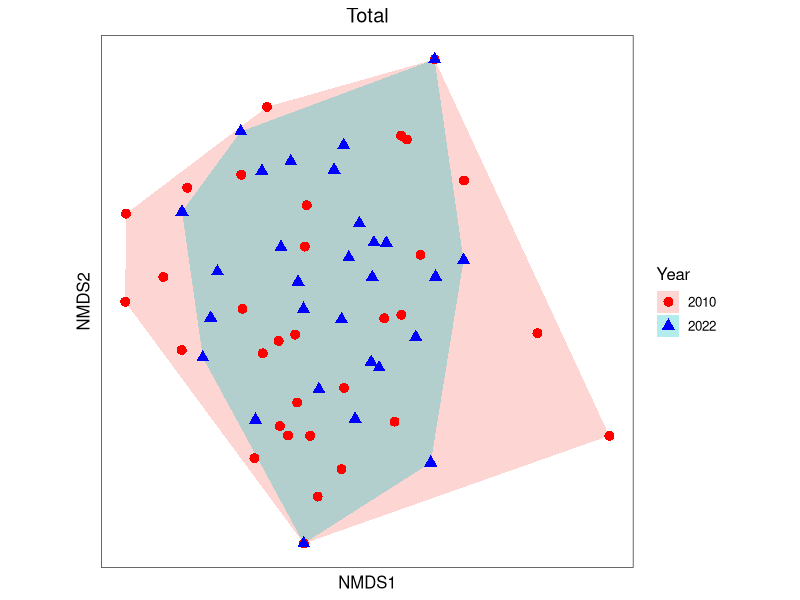
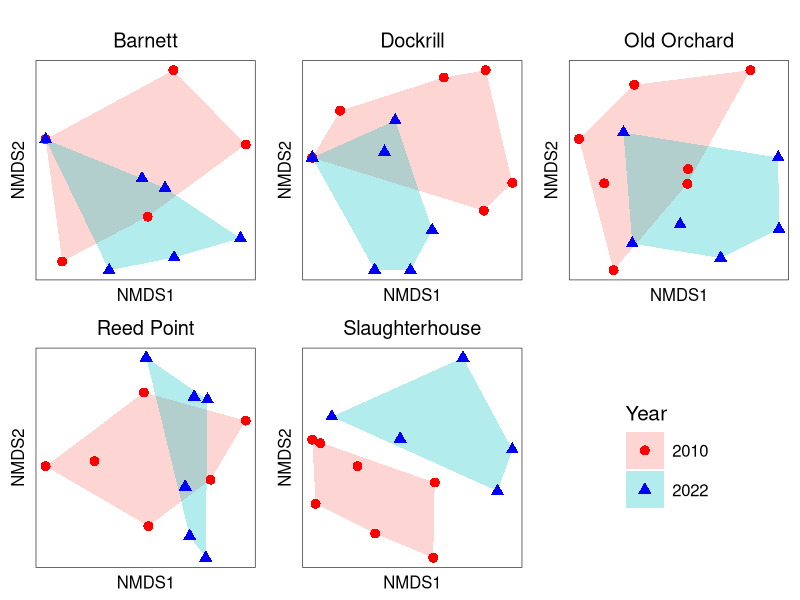
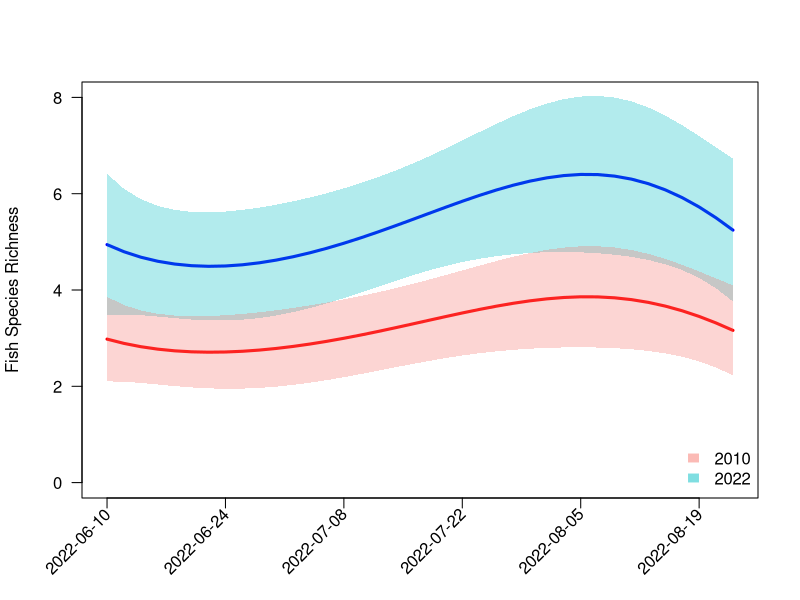
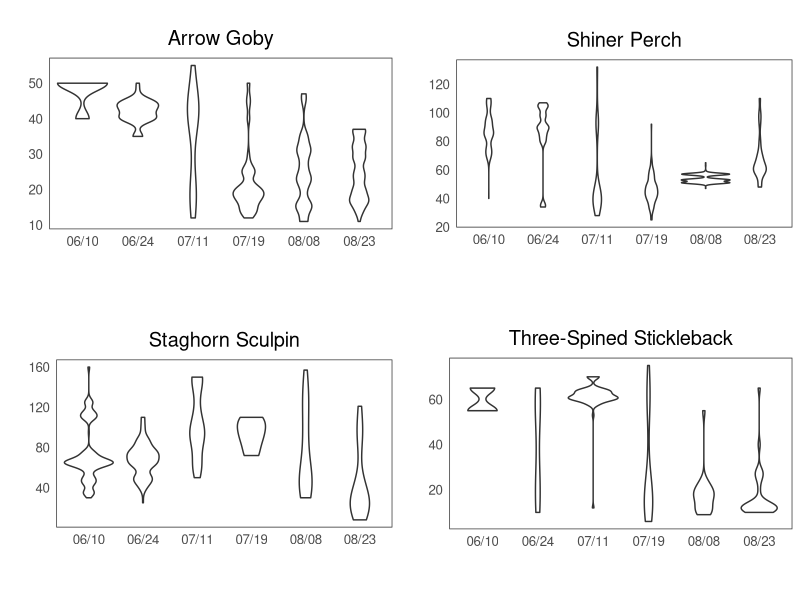
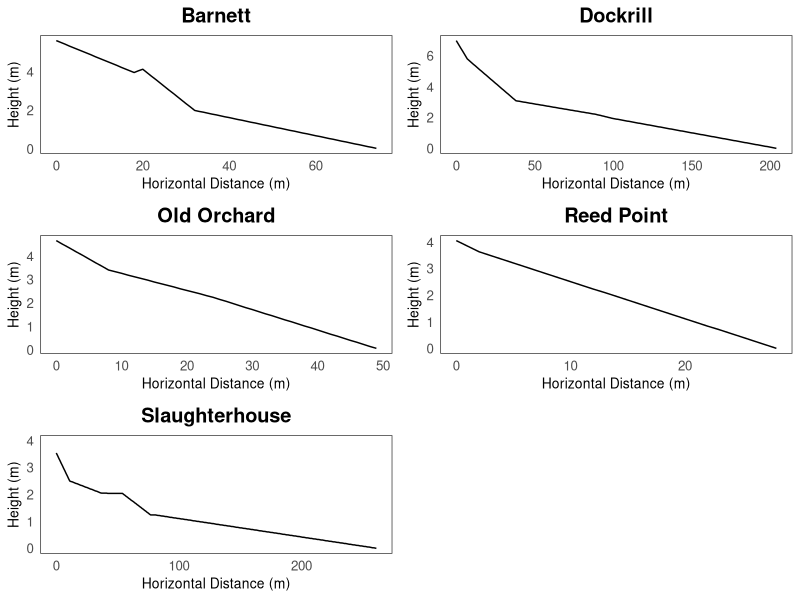
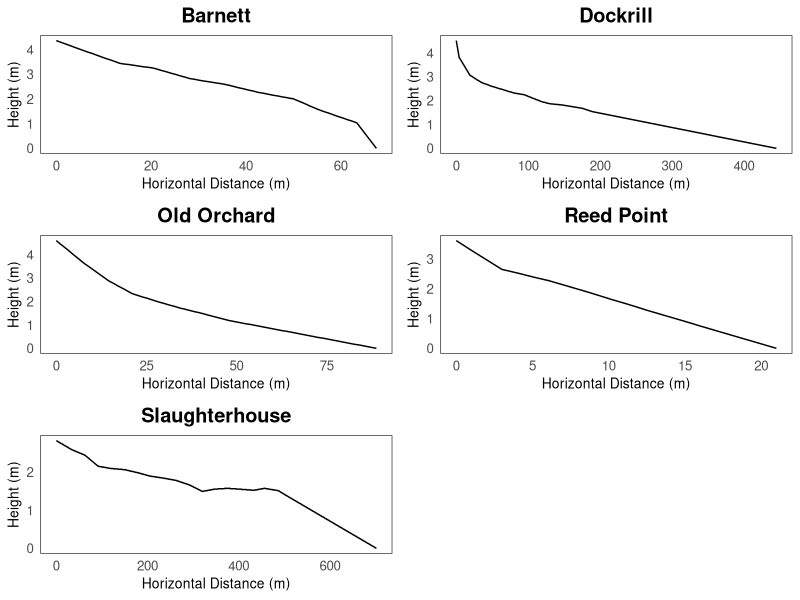
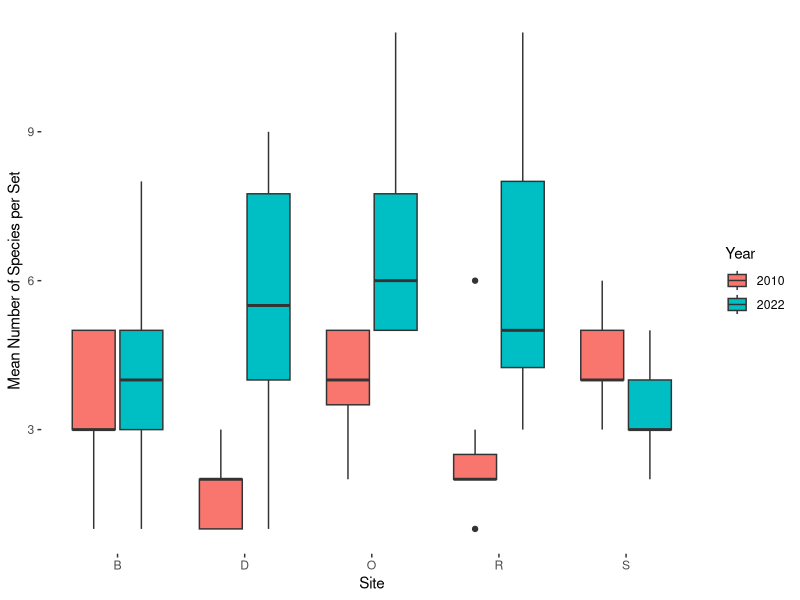
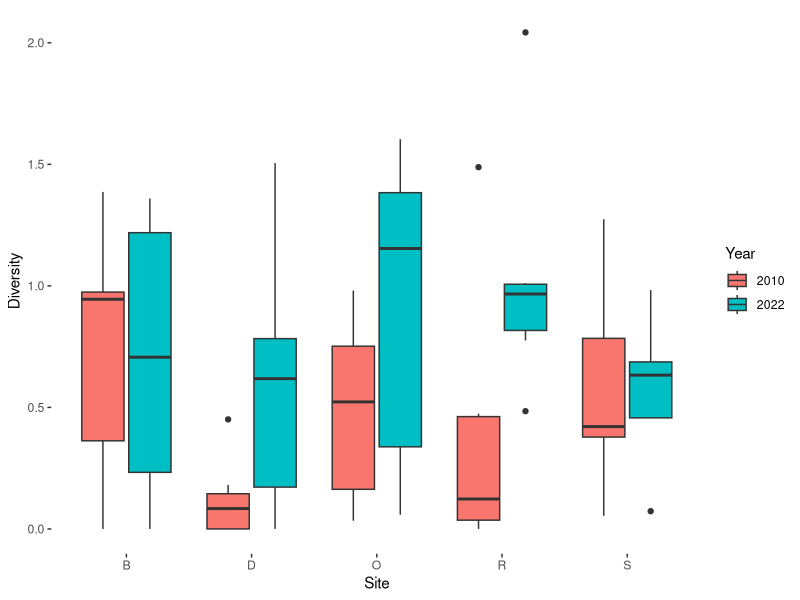

The R source for these figures, in order: (Note: this script raises an error after producing the figures.)
library(dplyr) 
library(vegan) 
library(glmmTMB)
library(splines)
library(emmeans)
library(ggplot2)
library(plyr)
library(gridExtra) 
library(lme4)
library(readr)
library(ggpubr)

########### Community Composition ###########
copyFishData <- read.csv("copyFishData.csv", fileEncoding="UTF-8-BOM", check.names = F)
rownames(copyFishData) <- copyFishData$Code
copyFishData <- copyFishData %>% dplyr::select(-Code)

#create subset of data with only sets 1 and no May data
data2 <- subset(copyFishData, substr(rownames(copyFishData), start = 8, stop = 8) == "1" & substr(rownames(copyFishData), start = 3, stop = 4) != "05")
data2 <- subset(data2, row.names(data2) != "100604B1")
  
#compares community composition between years for each site (all data) -- no significant changes
getNMDSsigYear <- function(data, SiteName){
  set.seed(1)
  if(SiteName == "all"){
    subData = data
  }
  else{
    subData = subset(data, substr(rownames(data), start = 7, stop = 7) ==  substr(SiteName, start=1, stop=1))
  }
  info <- data.frame(Year = gsub(" ", "", paste("20", substr(rownames(subData), start=1, stop=2))))
  fit <- adonis2(subData ~ Year, data = info, permutations = 999, method = "bray")
  fit
}
getNMDSsigYear(data2, "Slaughterhouse") #P-value = 0.508
getNMDSsigYear(data2, "Old Orchard") #P-value = 0.778
getNMDSsigYear(data2, "Reed Point") #P-value = 0.688
getNMDSsigYear(data2, "Barnett") #P-value = 0.604
getNMDSsigYear(data2, "Dockrill") #P-value = 0.056
getNMDSsigYear(data2, "all") #P-value = 0.159

#Creates Graphs for each site
subGraph = function(dataFrame, SiteName){
  if(SiteName == "Total"){
    subData = dataFrame
  }else{
    subData = subset(dataFrame, substr(rownames(dataFrame), start = 7, stop = 7) ==  substr(SiteName, start=1, stop=1))
  }
  #Create NMDS graph
  set.seed(1)
  NMDS <- metaMDS(subData, distance = "bray", k = 2, try = 20, trymax = 500)
  
  data.scores <- as.data.frame(scores(NMDS)$sites)  #Using the scores function from vegan to extract the site scores and convert to a data.frame
  data.scores$site <- substr(rownames(data.scores), start = 7, stop = 7)  # create a column of site names, from the rownames of data.scores
  data.scores$Year <- gsub(" ", "", paste("20", substr(rownames(data.scores), start=1, stop=2)))
  
  Y10 <- data.scores[data.scores$Year == "2010", ][chull(data.scores[data.scores$Year == 
                                                                       "2010", c("NMDS1", "NMDS2")]), ]  # hull values for grp A
  Y22 <- data.scores[data.scores$Year == "2022", ][chull(data.scores[data.scores$Year == 
                                                                       "2022", c("NMDS1", "NMDS2")]), ]  # hull values for grp B
  hull.data <- rbind(Y10, Y22)
  gg <- ggplot() + 
    geom_polygon(data=hull.data,aes(x=NMDS1,y=NMDS2,fill=Year,group=Year),alpha=0.30) +
    geom_point(data=data.scores,aes(x=NMDS1,y=NMDS2,shape=Year,colour=Year),size=3) + # add the point markers
    scale_colour_manual(values=c("2010" = "red", "2022" = "blue")) +
    coord_equal() +
    labs(title = SiteName) +
    theme_bw() +
    theme(axis.text.x = element_blank(),  # remove x-axis text
          axis.text.y = element_blank(), # remove y-axis text
          axis.ticks = element_blank(),  # remove axis ticks
          axis.title.x = element_text(size=12), # remove x-axis labels
          axis.title.y = element_text(size=12), # remove y-axis labels
          panel.background = element_blank(), 
          panel.grid.major = element_blank(),  #remove major-grid labels
          panel.grid.minor = element_blank(),  #remove minor-grid labels
          plot.background = element_blank(),
          plot.title = element_text(hjust = 0.5),
          text = element_text(size = 12),
          aspect.ratio = 1)
  gg
}
subGraph(data2, "Total")
#Creates grid arrange with all 5 sites based on a given data frame
createNMDSgraph <- function(dataFrame, graphTitle){
  s1 = subGraph(dataFrame, "Barnett")
  s2 = subGraph(dataFrame, "Dockrill")
  s3 = subGraph(dataFrame, "Old Orchard")
  s4 = subGraph(dataFrame, "Reed Point")
  s5 = subGraph(dataFrame, "Slaughterhouse")
  #s6 = subGraph(dataFrame, "Total")
  
  get_legend<-function(myggplot){
    tmp <- ggplot_gtable(ggplot_build(myggplot))
    leg <- which(sapply(tmp$grobs, function(x) x$name) == "guide-box")
    legend <- tmp$grobs[[leg]]
    return(legend)
  }
  s1 <- s1 + theme(legend.text = element_text(size=12), legend.title = element_text(size=15), legend.key.size = unit(1, 'cm'))
  legend <- get_legend(s1)
  s1 <- s1 + theme(legend.position="none")
  s2 <- s2 + theme(legend.position="none")
  s3 <- s3 + theme(legend.position="none")
  s4 <- s4 + theme(legend.position="none")
  s5 <- s5 + theme(legend.position="none")
  #s6 <- s6 + theme(legend.position="none")
  
  title1 = text_grob(graphTitle, size = 15)
  nmdsGraph <- grid.arrange(s1, s2, s3, s4, s5, legend, nrow=2, top = title1, ncol=3)
  nmdsGraph
}

nmdsGraph1 <- createNMDSgraph(data2, "")

########### Abundance, Diversity, and Richness Models #############
modelData <- read.csv("modelData.csv", fileEncoding="UTF-8-BOM", check.names = F)
rownames(modelData) <- modelData$Code
modelData <- modelData %>% dplyr::select(-Code)
modelData$Site <- as.factor(modelData$Site)
modelData$Year <- as.factor(modelData$Year)

quasi_table <- function(model) {
  ctab=coef(summary(model))
  phi <- sum(residuals(model, type="pearson")^2)/df.residual(model) 
  qctab <- within(as.data.frame(ctab$cond),
                  {   `Std. Error` <- `Std. Error`*sqrt(phi)
                  `z value` <- Estimate/`Std. Error`
                  `Pr(>|z|)` <- 2*pnorm(abs(`z value`), lower.tail=FALSE)
                  })
  return(list(qctab = qctab, phi = phi))
}

#Richness
model1 = glmmTMB(Richness ~ Year + bs(DSJ, degree=3) + (1|Site), data=modelData, family="poisson")
summary(model1)
#Abundance
model2 <- glmmTMB(Abundance ~ Year + bs(DSJ) + (1|Site), family = "poisson", data = modelData)
quasi_table(model2)
#Diversity
model3 <- lmer(H ~ Year + bs(DSJ) + (1|Site), data=modelData)
coefs <- data.frame(coef(summary(model3)))
coefs$p.z <- 2 * (1 - pnorm(abs(coefs$t.value)))
coefs

newdata =  expand.grid(Year=c(2010, 2022), DSJ=seq(160, 235, 2),  Site=NA) # 156 is June 5; 235 is Aug 23
pred.newdata = predict(model1, newdata=newdata, type='response', se=T, allow.new.levels=TRUE)

plot(newdata$DSJ[newdata$Year==2022], pred.newdata$fit[newdata$Year==2022], col='#0000FF', 
     ylim=c(0,8),pch=16,type='l', lwd=3, axes=F, ylab="", xlab="")
polygon(c(newdata$DSJ[newdata$Year==2022],rev(newdata$DSJ[newdata$Year==2022])),
        c(pred.newdata$fit[newdata$Year==2022]+1.96*pred.newdata$se.fit[newdata$Year==2022],
          rev(pred.newdata$fit[newdata$Year==2022]-1.96*pred.newdata$se.fit[newdata$Year==2022])),
        col=rgb(0/256,191/256,196/256, .3), border=F)
points(newdata$DSJ[newdata$Year==2010], 	pred.newdata$fit[newdata$Year==2010],col='#FF0000', pch=16, type='l', cex=.3, lwd=3)
polygon(c(newdata$DSJ[newdata$Year==2010],rev(newdata$DSJ[newdata$Year==2010])),
        c(pred.newdata$fit[newdata$Year==2010]+1.96*pred.newdata$se.fit[newdata$Year==2010],
          rev(pred.newdata$fit[newdata$Year==2010]-1.96*pred.newdata$se.fit[newdata$Year==2010])),
        col=rgb(248/256,118/256,109/256, .3), border=F)
box()
text(seq(160, 235, 14), rep(-.6, length(seq(160, 235, 14))), srt=45, adj=1, xpd=NA,
     labels=as.Date(seq(160, 235, 14), origin="01/01/22", "%m/%d/%y"))
axis(2, las=2)
axis(1, at=seq(160, 235, 14), labels=F)
mtext(side=2, line=3, "Fish Species Richness")
legend('bottomright', bty='n', legend=c('2010', 2022), fill=c(rgb(248/256,118/256,109/256, .5), rgb(0/256,191/256,196/256, .5)), border=F, pt.cex=3)

newdata2 =  expand.grid(Year=c(2010, 2022), DSJ=197,  Site=NA) # 156 is June 5; 235 is Aug 23
pred.newdata2 = predict(model1, newdata=newdata2, type='response', se=T, allow.new.levels=TRUE)

#2010 95% confidence interval
3.3 + 1.96*pred.newdata2$se.fit[newdata2$Year==2010]
3.3 - 1.96*pred.newdata2$se.fit[newdata2$Year==2010]
#2022 95% confidence interval
5.5 + 1.96*pred.newdata2$se.fit[newdata2$Year==2022]
5.5 - 1.96*pred.newdata2$se.fit[newdata2$Year==2022]

########### Length Violin Graphs ###########
lengthData <- read.csv("FishLengthData.csv", fileEncoding="UTF-8-BOM", check.names = F)[1:250,]

createDataFrame <- function(){
  species <- list()
  dates <- list()
  sets <- list()
  sites <- list()
  times <- list()
  numbers <- list()
  lengths <- list()
  for(index in 1:nrow(lengthData)){
    number = ""
    if(lengthData$Length[index] != ""){
      for(char in 1:nchar(lengthData$Length[index])){
        ascii = as.numeric(charToRaw(substr(lengthData$Length[index], char, char)))
        if(ascii >= 48 && ascii <= 57){
          number = paste(number, substr(lengthData$Length[index], char, char), sep = "")
          if(char == nchar(lengthData$Length[index])){
            numbers <- append(numbers, lengthData$Number[index])
            species <- append(species, lengthData$Species[index])
            lengths <- append(lengths, as.numeric(number))
            sites <- append(sites, lengthData$Site[index])
            sets <- append(sets, lengthData$Set[index])
            times <- append(times, lengthData$Time[index])
            dates <- append(dates, lengthData$Date[index])
          }
        }else{
          if(number != ""){
            numbers <- append(numbers, lengthData$Number[index])
            species <- append(species, lengthData$Species[index])
            lengths <- append(lengths, as.numeric(number))
            sites <- append(sites, lengthData$Site[index])
            sets <- append(sets, lengthData$Set[index])
            times <- append(times, lengthData$Time[index])
            dates <- append(dates, lengthData$Date[index])
            number = ""
          }
        }
      }
    }else{
      numbers <- append(numbers, lengthData$Number[index])
      species <- append(species, lengthData$Species[index])
      lengths <- append(lengths, NA)
      sites <- append(sites, lengthData$Site[index])
      sets <- append(sets, lengthData$Set[index])
      times <- append(times, lengthData$Time[index])
      dates <- append(dates, lengthData$Date[index])
    }
  }
  
  totalLength <- data.frame(unlist(dates), unlist(sites), unlist(sets), unlist(times), unlist(numbers), unlist(species), unlist(lengths))
  names(totalLength) <- c("Date", "Site", "Set", "Time", "Number", "Species", "Length")
  totalLength
}
totalLength <- createDataFrame()
totalLength$Date <- as.Date(totalLength$Date, "%Y-%m-%d")
totalLength$Date <- format(as.Date(totalLength$Date), "%m/%d")
totalLength$Length <- as.numeric(totalLength$Length)
totalLength <- subset(totalLength, Species == "Arrow Goby" | Species == "Staghorn Sculpin" | Species == "Shiner Perch" | Species == "Three-Spined Stickleback")


uniqueDF <- totalLength %>% distinct(Date, Site, Set, Species, .keep_all=TRUE)
allIndividuals <- data.frame()
for(row in 1:nrow(uniqueDF)){
  subset <- subset(totalLength, Date == uniqueDF$Date[row] & Site == uniqueDF$Site[row] & Set == uniqueDF$Set[row] & Time == uniqueDF$Time[row] & Number == uniqueDF$Number[row] & Species == uniqueDF$Species[row])
  numRow = nrow(subset)
  numIndividuals = as.integer(uniqueDF$Number[row])
  
  species <- list()
  dates <- list()
  lengths <- list()
  for(copy in 1:round(numIndividuals/numRow)){
    species <- append(species, subset$Species)
    lengths <- append(lengths, subset$Length)
    dates <- append(dates, subset$Date)
  }
  dfAppend <- data.frame(unlist(dates), unlist(species), unlist(lengths))
  allIndividuals <- rbind(allIndividuals, dfAppend)
}
names(allIndividuals) <- c("Date", "Species", "Length")

lengthSubset <- function(speciesName){
  subset(allIndividuals, Species == speciesName)
}

goby <- lengthSubset("Arrow Goby")
perch <- lengthSubset("Shiner Perch")
staghorn <- lengthSubset("Staghorn Sculpin")
stickleback <- lengthSubset("Three-Spined Stickleback")

violinGraph <- function(df, title){
  p <- ggplot(df, aes(x=as.factor(Date), y=Length)) + 
    geom_violin() + 
    #xlab("Date") + 
    #ylab("Length (in cm)") +
    xlab("") + 
    ylab("") +
    ggtitle(title)+
    theme_bw() +
    theme(axis.ticks = element_blank(),  # remove axis ticks
          axis.title.x = element_text(size=12), # remove x-axis labels
          axis.title.y = element_text(size=12), # remove y-axis labels
          panel.background = element_blank(), 
          panel.grid.major = element_blank(),  #remove major-grid labels
          panel.grid.minor = element_blank(),  #remove minor-grid labels
          plot.background = element_blank(),
          plot.title = element_text(hjust = 0.5),
          text = element_text(size = 12),
          #axis.text.x = element_text(angle = 40, vjust = 0.5, hjust = 0.5), 
          aspect.ratio = 0.5)
  p
}
s1 <- violinGraph(goby, "Arrow Goby")
s2 <- violinGraph(perch, "Shiner Perch")
s3 <- violinGraph(staghorn, "Staghorn Sculpin")
s4 <- violinGraph(stickleback, "Three-Spined Stickleback")
grid.arrange(s1, s2, s3, s4, nrow=2, ncol=2)


########### Beach Profiles ########
beachProfiles <- read.csv("BeachProfiles.csv", fileEncoding="UTF-8-BOM", check.names = F)
yearSiteSubset <- function(year, site){
  subset <- subset(beachProfiles, Year == year & Site == site)
  subset$Distance = as.numeric(subset$Distance)
  subset$Height = as.numeric(subset$Height)
  if(year == 2022){
    max <- max(subset$Distance)
    subset$Distance <- max - subset$Distance
  }
  profiles <- subset %>% ggplot(aes(x=as.numeric(Distance), y=as.numeric(Height))) +
    geom_line() + 
    xlab("Horizontal Distance (m)") + 
    ylab("Height (m)") +
    ggtitle(site) +
    theme_bw() +
    theme(axis.ticks = element_blank(),  # remove axis ticks
          axis.title.x = element_text(size=10), # remove x-axis labels
          axis.title.y = element_text(size=10), # remove y-axis labels
          panel.background = element_blank(), 
          panel.grid.major = element_blank(),  #remove major-grid labels
          panel.grid.minor = element_blank(),  #remove minor-grid labels
          plot.background = element_blank(),
          plot.title = element_text(hjust = 0.5, face = "bold"),
          text = element_text(size = 12))
  if(site == "Slaughterhouse" & year == 2010){
    profiles <- profiles + ylim(0,4)
  }
  profiles
}
B10 <- yearSiteSubset(2010, "Barnett")
D10 <- yearSiteSubset(2010, "Dockrill")
O10 <- yearSiteSubset(2010, "Old Orchard")
R10 <- yearSiteSubset(2010, "Reed Point")
S10 <- yearSiteSubset(2010, "Slaughterhouse")

B22 <- yearSiteSubset(2022, "Barnett")
D22 <- yearSiteSubset(2022, "Dockrill")
O22 <- yearSiteSubset(2022, "Old Orchard")
R22 <- yearSiteSubset(2022, "Reed Point")
S22 <- yearSiteSubset(2022, "Slaughterhouse")

profileGraph10 <- grid.arrange(B10, D10, O10, R10, S10, nrow=3, ncol=2)
profileGraph10 

profileGraph22 <- grid.arrange(B22, D22, O22, R22, S22, nrow=3, ncol=2)
profileGraph22 

########### Site Richness and Diversity Boxplots ########
Year = gsub(" ", "", paste("20", substr(rownames(data2), start=1, stop=2)))
Site = substr(rownames(data2), start = 7, stop = 7)
H = diversity(data2, "shannon")
richness = rowSums(data2!=0)
YearSite = paste(Site, Year)
d <- data.frame(Year, Site, YearSite, H, richness)

# Average diversity at each site (2010 and 2022)
tapply(d$H, d$YearSite, mean)
# Average richness at each site (2010 and 2022)
tapply(d$richness, d$YearSite, mean)

getSWDgraph = function(data, metric){
  if(metric == "Richness"){
    ggplot(d, aes(x=Site, y=richness, fill=Year)) + 
      geom_boxplot() +
      #scale_fill_manual(values=c("#FD3A37", "#0E47ED")) +
      theme(panel.background = element_blank()) +
      ylab("Mean Number of Species per Set")
  }else if(metric == "Diversity"){
    ggplot(data, aes(x=Site, y=H, fill= Year)) + 
      geom_boxplot() +
      theme(panel.background = element_blank()) +
      ylab("Diversity")
  }else{
    print("Did not work. Use either Diversity or Richness")
  }
}
getSWDgraph(d, "Richness")
getSWDgraph(d, "Diversity")


########### Set Comparison ##########
setData <- read.csv("SetData.csv", fileEncoding="UTF-8-BOM", check.names = F)
rownames(setData) <- setData$Code
setData <- setData %>% dplyr::select(-Code)

DAR <- data.frame(H = diversity(data1), Abundance = rowSums(data1), Richness = rowSums(data1 != 0))
set1 <- subset(DAR, substr(rownames(DAR), start = 8, stop = 8) == "1")
set2 <- subset(DAR, substr(rownames(DAR), start = 8, stop = 8) == "2")

# COMPOSITION
getNMDSsigSite <- function(data){
  set.seed(1)
  info <- data.frame(Site = as.factor(substr(rownames(data), start=8, stop=8)))
  fit <- adonis2(data ~ Site, data = info, permutations = 999, method = "bray")
  fit
}
getNMDSsigSite(setData) #p-value = 0.95, R2 = 0.00859 -- so no difference in community composition

# DIVERSITY
wilcox.test(set1$H, set2$H) #p-value = 0.3808 -- so not significantly different

# ABUNDANCE
wilcox.test(set1$Abundance, set2$Abundance) #p-value = 0.9342 -- so abundance not significantly different

# RICHNESS
wilcox.test(set1$Richness, set2$Richness) #p-value = 0.09605 -- so richness not significantly different

# GRAPH - Composition set 1 vs 2
subGraph = function(){
  set.seed(1)
  NMDS <- metaMDS(setData, distance = "bray", k = 2, try = 20, trymax = 500)
  
  data.scores <- as.data.frame(scores(NMDS)$sites)  #Using the scores function from vegan to extract the site scores and convert to a data.frame
  data.scores$set <- substr(rownames(data.scores), start = 8, stop = 8)  # create a column for set 1 and 2, from the rownames of data.scores
  
  set1 <- data.scores[data.scores$set == "1", ][chull(data.scores[data.scores$set == "1", c("NMDS1", "NMDS2")]), ]  # hull values for grp A
  set2 <- data.scores[data.scores$set == "2", ][chull(data.scores[data.scores$set == "2", c("NMDS1", "NMDS2")]), ]  # hull values for grp B
  hull.data <- rbind(set1, set2)
  gg <- ggplot() + 
    geom_polygon(data=hull.data,aes(x=NMDS1,y=NMDS2,fill=set,group=set),alpha=0.30) +
    geom_point(data=data.scores,aes(x=NMDS1,y=NMDS2,shape=set,colour=set),size=3) + # add the point markers
    scale_colour_manual(values=c("1" = "red", "2" = "blue")) +
    coord_equal() +
    theme_bw() +
    theme(axis.text.x = element_blank(),  # remove x-axis text
          axis.text.y = element_blank(), # remove y-axis text
          axis.ticks = element_blank(),  # remove axis ticks
          axis.title.x = element_text(size=12), # remove x-axis labels
          axis.title.y = element_text(size=12), # remove y-axis labels
          panel.background = element_blank(), 
          panel.grid.major = element_blank(),  #remove major-grid labels
          panel.grid.minor = element_blank(),  #remove minor-grid labels
          plot.background = element_blank(),
          plot.title = element_text(hjust = 0.5),
          text = element_text(size = 12),
          aspect.ratio = 1)
  gg
}
subGraph()
